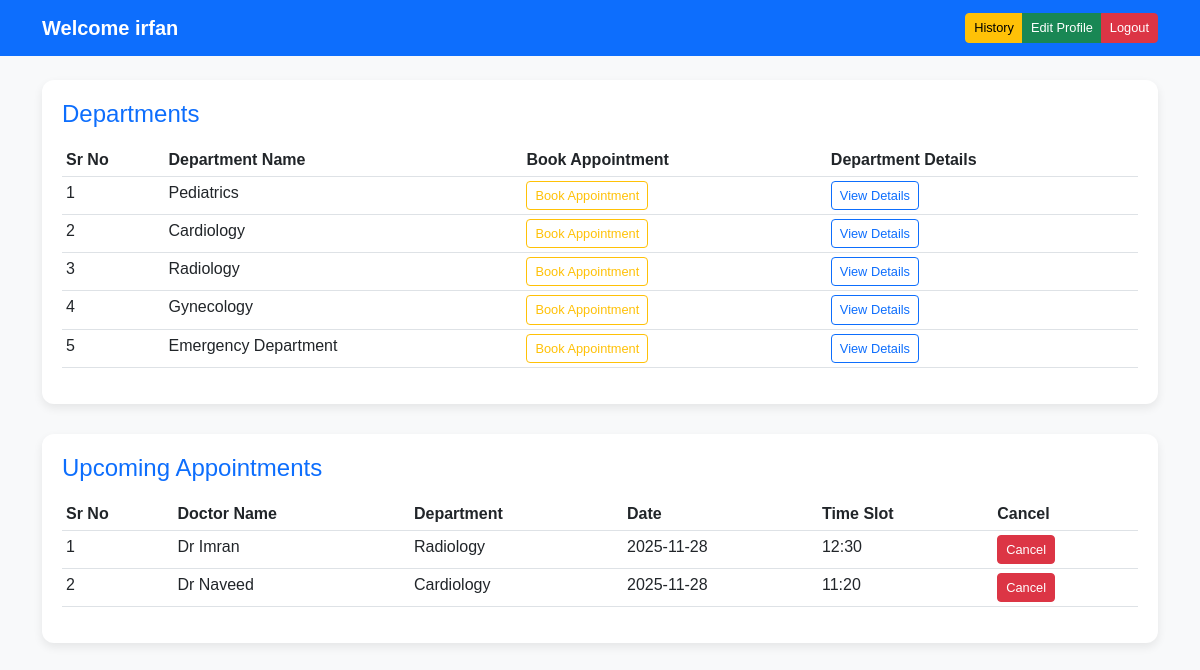
/patient/dashboard (signed in), run on an earlier commit of the app's database.
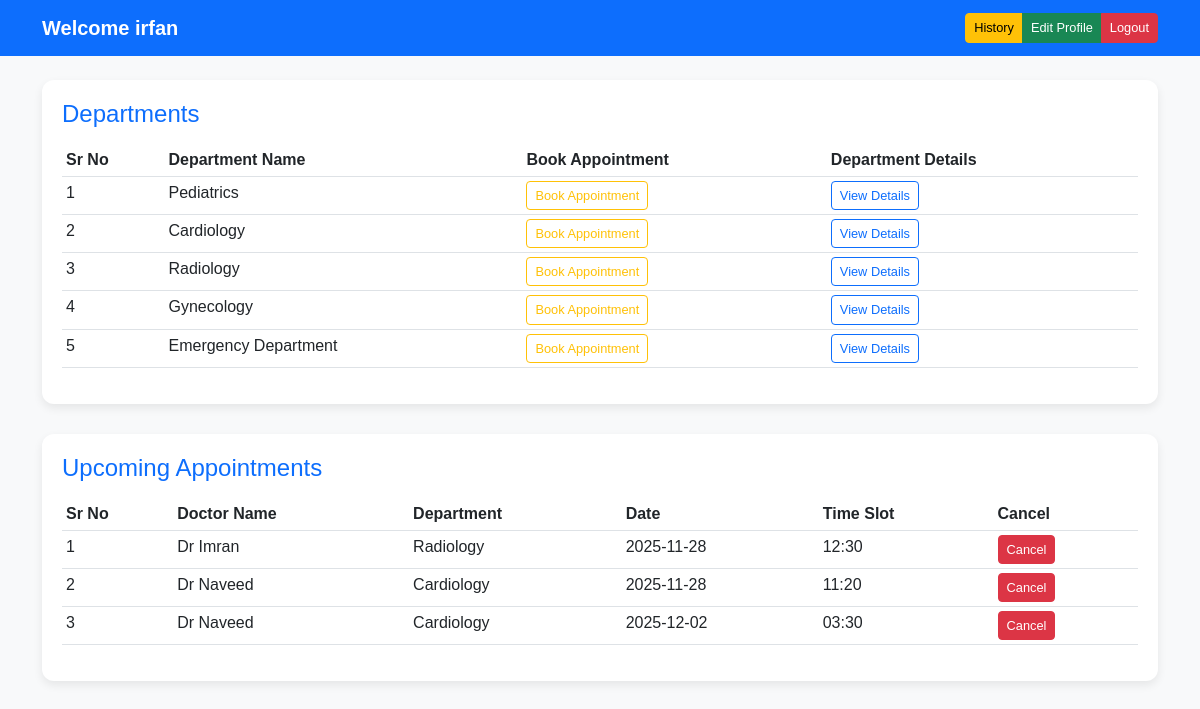
And on a later commit of the database.
### application/models.py (models this page shows)
class Department(db.Model):
    id = db.Column(db.Integer, primary_key=True)
    name = db.Column(db.String(100), nullable=False)
    details = db.Column(db.Text)

class Appointment(db.Model):
    id = db.Column(db.Integer, primary_key=True)
    patient_id = db.Column(db.Integer, db.ForeignKey('patient.id'))
    doctor_id = db.Column(db.Integer, db.ForeignKey('doctor.id'))
    department_id = db.Column(db.Integer, db.ForeignKey('department.id'))
    date = db.Column(db.String(20))
    slot = db.Column(db.String(20))
    status = db.Column(db.String(20), default='Scheduled')
    doctor = db.relationship('Doctor', backref='appointments')
    department = db.relationship('Department', backref='appointments')
    patient = db.relationship('Patient', backref='appointments')

class Doctor(db.Model):
    id = db.Column(db.Integer, primary_key=True)
    name = db.Column(db.String(100), nullable=False)
    email = db.Column(db.String(100), unique=True)
    phone = db.Column(db.String(20), nullable=False)
    experience = db.Column(db.Integer)
    details = db.Column(db.Text)
    available_slots = db.Column(db.Text)  # Could store JSON string for slots
    department_id = db.Column(db.Integer, db.ForeignKey('department.id'))
    department = db.relationship('Department', backref='doctors')

### application/controllers.py (the view)
    @app.route('/patient/dashboard')
    def patient_dashboard():
        if 'role' not in session or session['role'] != 'patient':
            flash("Access denied!", "danger")
            return redirect(url_for('login'))
        user_id = session.get('user_id')
        patient = Patient.query.filter_by(user_id=user_id).first()
        if not patient:
            flash("Patient record not found!", "danger")
            return redirect(url_for('login'))
        departments = Department.query.all()
        upcoming_appointments = Appointment.query.filter_by(patient_id=patient.id).order_by(Appointment.date.asc()).all()
        return render_template(
            'patient_dash.html',
            patient=patient,
            departments=departments,
            upcoming_appointments=upcoming_appointments
        )

### templates/patient_dash.html (shortened to what this page needs)
<!DOCTYPE html>
<html lang="en">
<head>
    <link href="https://cdn.jsdelivr.net/npm/bootstrap@5.3.0/dist/css/bootstrap.min.css" rel="stylesheet">
</head>
<body>
<nav class="navbar navbar-expand-lg">
    <div class="container">
        <a class="navbar-brand">Welcome {{ patient.name }}</a>
        <div class="ms-auto btn-group">
            <a href="/patient/history" class="btn btn-warning btn-sm">History</a>
            <a href="/patient/profile/edit" class="btn btn-success btn-sm">Edit Profile</a>
            <a href="/logout" class="btn btn-danger btn-sm">Logout</a>
        </div>
    </div>
</nav>
<div class="container mt-4">
    <div class="table-section">
        <h4>Departments</h4>
        <table class="table table-hover table-sm">
            <thead>
                <tr>
                    <th>Sr No</th>
                    <th>Department Name</th>
                    <th>Book Appointment</th>
                    <th>Department Details</th>
                </tr>
            </thead>
            <tbody>
                {% for dept in departments %}
                <tr>
                    <td>{{ loop.index }}</td>
                    <td>{{ dept.name }}</td>
                    <td>
                        <a href="{{ url_for('book_appointment', department_id=dept.id) }}">
                            <button type="button" class="btn btn-outline-warning btn-sm">Book Appointment</button>
                        </a>
                    </td>
                    <td>
                        <a href="/department/{{ dept.id }}">
                            <button type="button" class="btn btn-outline-primary btn-sm">View Details</button>
                        </a>
                    </td>
                </tr>
                {% endfor %}
            </tbody>
        </table>
    </div>
    <div class="table-section">
        <h4>Upcoming Appointments</h4>
        <table class="table table-hover table-sm">
            <thead>
                <tr>
                    <th>Sr No</th>
                    <th>Doctor Name</th>
                    <th>Department</th>
                    <th>Date</th>
                    <th>Time Slot</th>
                    <th>Cancel</th>
                </tr>
            </thead>
            <tbody>
                {% for appt in upcoming_appointments %}
                <tr>
                    <td>{{ loop.index }}</td>
                    <td>{{ appt.doctor.name }}</td>
                    <td>{{ appt.department.name }}</td>
                    <td>{{ appt.date }}</td>
                    <td>{{ appt.slot }}</td>
                    <td>
                        <form action="{{ url_for('cancel_appointment', appointment_id=appt.id) }}" method="POST" style="display:inline;">
                            <button type="submit" class="btn btn-sm btn-danger" onclick="return confirm('Are you sure you want to cancel?');">Cancel</button>
                        </form>
                    </td>
                </tr>
                {% endfor %}
            </tbody>
        </table>
    </div>
</div>
</body>
</html>

What changed in the data, as far as the page shows it:
added Appointment: doctor.name "Dr Naveed", department.name "Cardiology", date "2025-12-02", slot "03:30"
